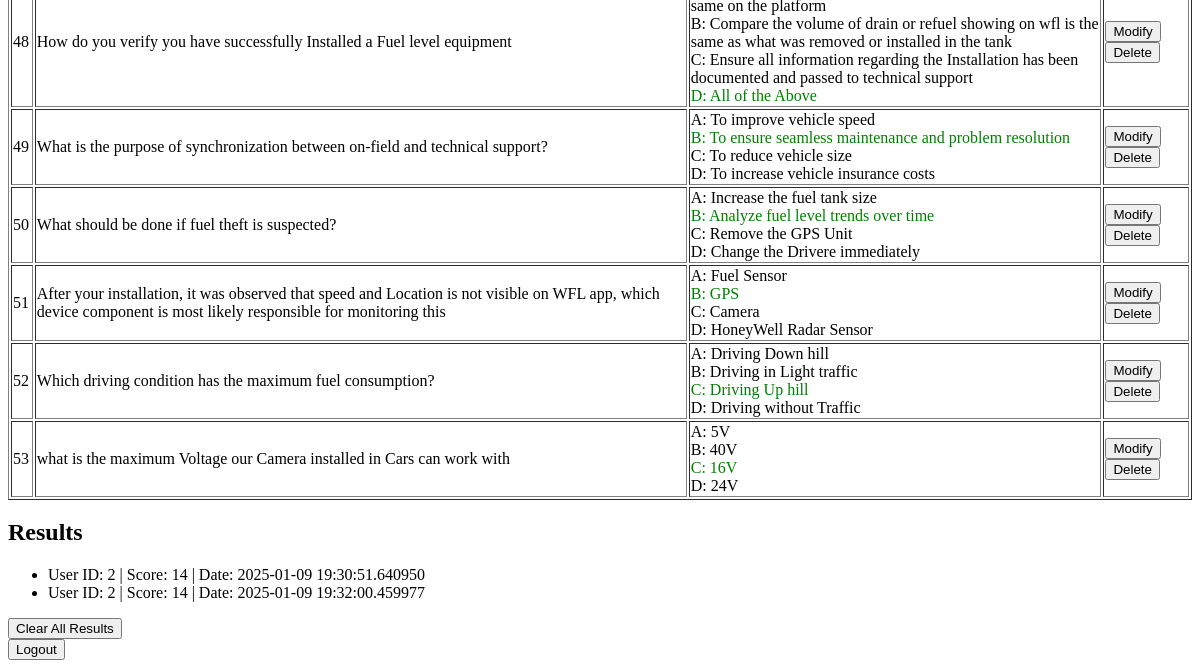
/admin (signed in, lower part), run on an earlier commit of the app's database.
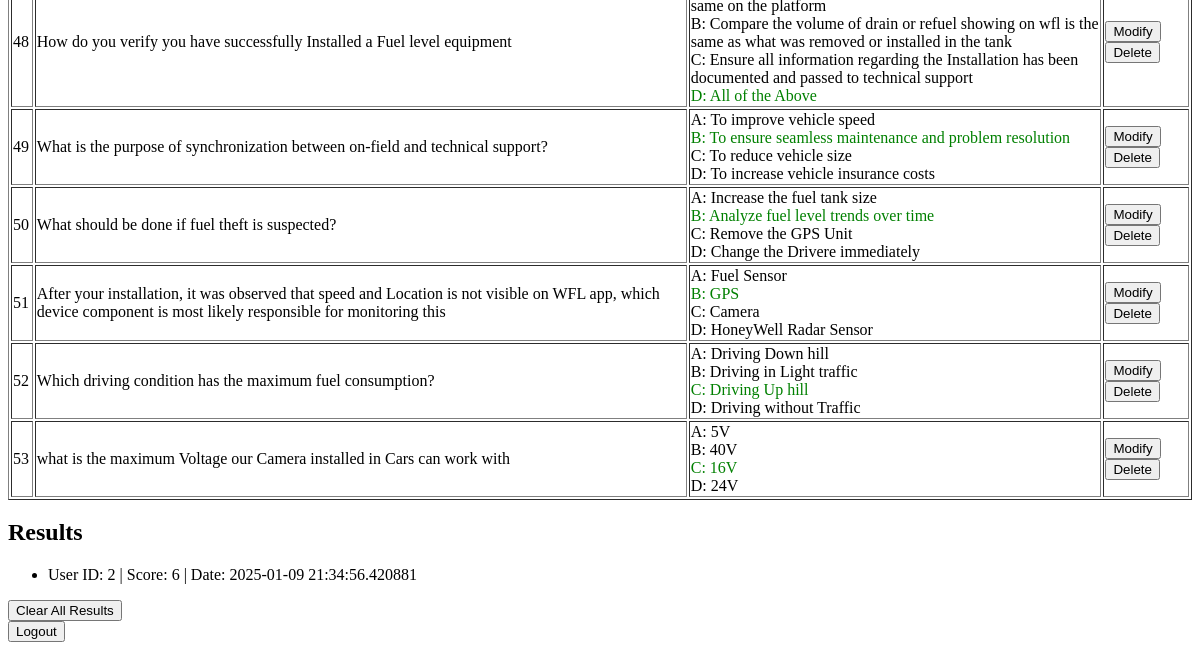
And on a later commit of the database.
### app.py (models this page shows)
class Question(db.Model):
    id = db.Column(db.Integer, primary_key=True)
    text = db.Column(db.String(200), nullable=False)
    option_a = db.Column(db.String(100), nullable=False)
    option_b = db.Column(db.String(100), nullable=False)
    option_c = db.Column(db.String(100), nullable=False)
    option_d = db.Column(db.String(100), nullable=False)
    correct_option = db.Column(db.String(1), nullable=False)

class Result(db.Model):
    id = db.Column(db.Integer, primary_key=True)
    user_id = db.Column(db.Integer, db.ForeignKey('user.id'), nullable=False)
    score = db.Column(db.Integer, nullable=False)
    date_taken = db.Column(db.DateTime, default=datetime.utcnow)

### app.py (the view, shortened to what this page needs)
@app.route('/admin', methods=['GET', 'POST'])
def admin_dashboard():
    if 'user_id' not in session or not session.get('is_admin'):
        return redirect(url_for('login'))
    questions = Question.query.all()
    results = Result.query.all()
    return render_template('admin_dashboard.html', questions=questions, results=results)

### templates/admin_dashboard.html (shortened to what this page needs)
<!DOCTYPE html>
<html lang="en">
<head>
    <link rel="stylesheet" type="text/css" href="{{ url_for('static', filename='css/style.css') }}">
</head>
<body>
<table border="1">
    {% for question in questions %}
    <tr>
        <td>{{ question.id }}</td>
        <td>{{ question.text }}</td>
        <td>
            <span {% if question.correct_option == 'A' %} style="color: green;" {% endif %}>
                A: {{ question.option_a }}
            </span><br>
            <span {% if question.correct_option == 'B' %} style="color: green;" {% endif %}>
                B: {{ question.option_b }}
            </span><br>
            <span {% if question.correct_option == 'C' %} style="color: green;" {% endif %}>
                C: {{ question.option_c }}
            </span><br>
            <span {% if question.correct_option == 'D' %} style="color: green;" {% endif %}>
                D: {{ question.option_d }}
            </span>
        </td>
        <td>
            <form action="{{ url_for('modify_question', question_id=question.id) }}" method="get" style="display:inline;">
                <button type="submit">Modify</button>
            </form>
            <form action="{{ url_for('delete_question', question_id=question.id) }}" method="post" style="display:inline;">
                <button type="submit" onclick="return confirm('Are you sure you want to delete this question?')">Delete</button>
            </form>
        </td>
    </tr>
    {% endfor %}
</table>
    <h2>Results</h2>
    <ul>
        {% for result in results %}
            <li>User ID: {{ result.user_id }} | Score: {{ result.score }} | Date: {{ result.date_taken }}</li>
        {% endfor %}
    </ul>
    <form action="/clear_results" method="POST" onsubmit="return confirm('Are you sure you want to clear all results and submissions?');">
    <button type="submit">Clear All Results</button>
</form>
    <form action="/logout" method="POST">
        <button type="submit">Logout</button>
    </form>
</body>
</html>

What changed in the data, as far as the page shows it:
removed Result: user_id "2", score "14", date_taken "2025-01-09 19:32:00.459977"
changed Result: score "14" → "6"; date_taken "2025-01-09 19:30:51.640950" → "2025-01-09 21:34:56.420881"
